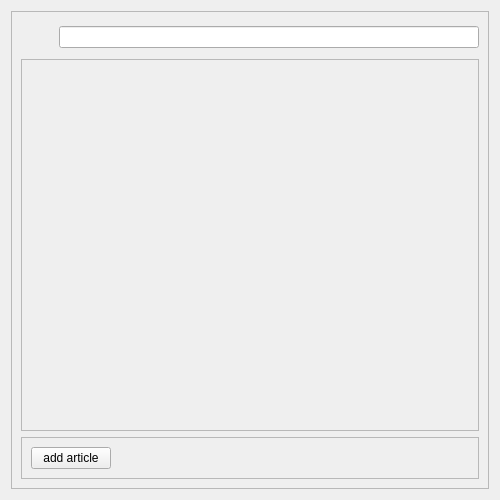
<?xml version="1.0" encoding="UTF-8"?>
<ui version="4.0">
 <class>Form</class>
 <widget class="QWidget" name="Form">
  <property name="geometry">
   <rect>
    <x>0</x>
    <y>0</y>
    <width>500</width>
    <height>500</height>
   </rect>
  </property>
  <property name="minimumSize">
   <size>
    <width>500</width>
    <height>500</height>
   </size>
  </property>
  <property name="windowTitle">
   <string>Form</string>
  </property>
  <layout class="QVBoxLayout" name="verticalLayout">
   <item>
    <widget class="QFrame" name="frame">
     <property name="frameShape">
      <enum>QFrame::StyledPanel</enum>
     </property>
     <property name="frameShadow">
      <enum>QFrame::Raised</enum>
     </property>
     <layout class="QVBoxLayout" name="verticalLayout_3">
      <item>
       <layout class="QVBoxLayout" name="verticalLayout_2">
        <item>
         <layout class="QHBoxLayout" name="horizontalLayout">
          <item>
           <layout class="QVBoxLayout" name="verticalLayout_5">
            <item>
             <layout class="QHBoxLayout" name="horizontalLayout_3">
              <item>
               <widget class="QLabel" name="label">
                <property name="sizePolicy">
                 <sizepolicy hsizetype="Expanding" vsizetype="Expanding">
                  <horstretch>0</horstretch>
                  <verstretch>0</verstretch>
                 </sizepolicy>
                </property>
                <property name="minimumSize">
                 <size>
                  <width>32</width>
                  <height>32</height>
                 </size>
                </property>
                <property name="maximumSize">
                 <size>
                  <width>32</width>
                  <height>32</height>
                 </size>
                </property>
                <property name="text">
                 <string/>
                </property>
                <property name="scaledContents">
                 <bool>true</bool>
                </property>
               </widget>
              </item>
              <item>
               <widget class="QLineEdit" name="input_code_bar"/>
              </item>
             </layout>
            </item>
            <item>
             <widget class="QScrollArea" name="scroll_area_articles">
              <property name="widgetResizable">
               <bool>true</bool>
              </property>
              <widget class="QWidget" name="scrollAreaWidgetContents">
               <property name="geometry">
                <rect>
                 <x>0</x>
                 <y>0</y>
                 <width>442</width>
                 <height>178</height>
                </rect>
               </property>
               <layout class="QVBoxLayout" name="verticalLayout_7"/>
              </widget>
             </widget>
            </item>
           </layout>
          </item>
         </layout>
        </item>
        <item>
         <widget class="QFrame" name="frame_controls_inventory">
          <property name="frameShape">
           <enum>QFrame::StyledPanel</enum>
          </property>
          <property name="frameShadow">
           <enum>QFrame::Raised</enum>
          </property>
          <layout class="QVBoxLayout" name="verticalLayout_4">
           <item>
            <layout class="QHBoxLayout" name="horizontalLayout_2">
             <item>
              <widget class="QPushButton" name="button_open_add_article">
               <property name="text">
                <string>add article</string>
               </property>
              </widget>
             </item>
             <item>
              <spacer name="horizontalSpacer">
               <property name="orientation">
                <enum>Qt::Horizontal</enum>
               </property>
               <property name="sizeHint" stdset="0">
                <size>
                 <width>40</width>
                 <height>20</height>
                </size>
               </property>
              </spacer>
             </item>
            </layout>
           </item>
          </layout>
         </widget>
        </item>
       </layout>
      </item>
     </layout>
    </widget>
   </item>
  </layout>
 </widget>
 <resources/>
 <connections/>
</ui>
